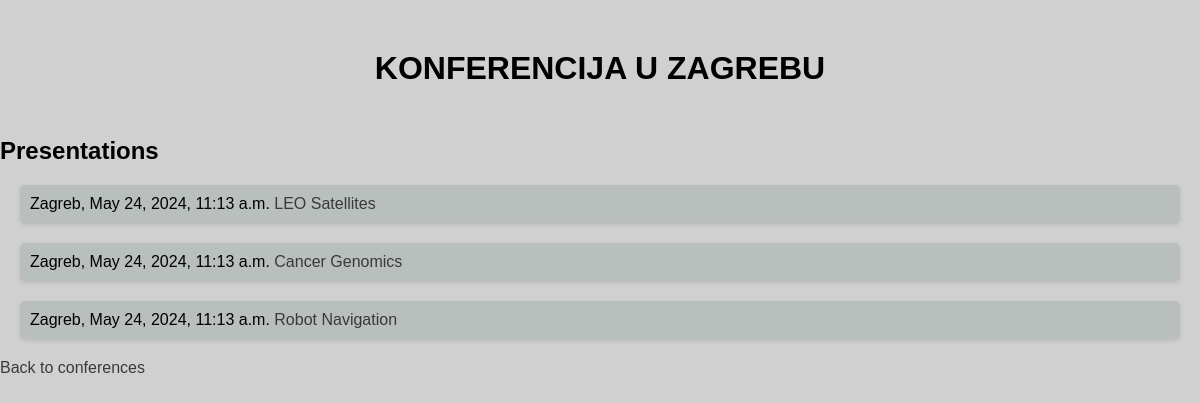
The page /conference/1/ on the database its author committed.
### main/models.py (models this page shows, shortened)
class Conference(models.Model):
    id = models.AutoField(primary_key=True)
    name = models.CharField(max_length=255)
    year = models.IntegerField()

class Presentation(models.Model):
    id = models.AutoField(primary_key=True)
    time = models.DateTimeField()
    location = models.CharField(max_length=255)
    conference = models.ForeignKey(Conference, on_delete=models.CASCADE)
    participant = models.ForeignKey(Participant, on_delete=models.CASCADE)
    scientificwork = models.ForeignKey(ScientificWork, on_delete=models.CASCADE)

class ScientificWork(models.Model):
    id = models.AutoField(primary_key=True)
    title = models.CharField(max_length=255)
    authors = models.CharField(max_length=255)
    year_of_publication = models.IntegerField()
    areas = models.ManyToManyField(Area, related_name='works')

### main/views.py (the view)
# urls.py: path('conference/<int:conference_id>/', views.conference_detail, name='conference_detail'),
def conference_detail(request, conference_id):
    conference = get_object_or_404(Conference, pk=conference_id)
    presentations = Presentation.objects.filter(conference=conference)
    return render(request, 'conference_detail.html', {'conference': conference, 'presentations': presentations})

### main/templates/conference_detail.html (shortened to what this page needs)
{% load static %}
<!DOCTYPE html>
<html>
<head>
    <link rel="stylesheet" type="text/css" href="{% static 'styles.css' %}">
</head>
<body>
    <h1>{{ conference.name }}</h1>
    <h2>Presentations</h2>
    <ul>
    {% for presentation in presentations %}
        <li>
            {{ presentation.location }}, {{ presentation.time }}
            <a href="{% url 'scientific_work_detail' work_id=presentation.scientificwork.id %}"> {{ presentation.scientificwork.title }}</a>
        </li>
    {% endfor %}
    </ul>
    <a href="{% url 'index' %}">Back to conferences</a>
</body>
</html>

### main/static/styles.css (style rules this page uses)
body { font-family: Arial, sans-serif; background-color: #d0d0d0; margin: 0; padding: 0; }
h1 { text-align: center; text-transform: uppercase; color: #000000; margin-top: 50px; margin-bottom: 50px; }
ul { list-style-type: none; padding: 0; }
li { background-color: #1c503721; margin: 10px 20px; padding: 10px; border-radius: 5px; box-shadow: 0 2px 4px rgba(0, 0, 0, 0.1); }
a { text-decoration: none; color: #3a3a3a; }

### rows shown on the page
Conference: name "KONFERENCIJA U ZAGREBU"
Presentation: location "Zagreb", time "May 24, 2024, 11:13 a.m.", scientificwork "LEO Satellites"
Presentation: location "Zagreb", time "May 24, 2024, 11:13 a.m.", scientificwork "Cancer Genomics"
Presentation: location "Zagreb", time "May 24, 2024, 11:13 a.m.", scientificwork "Robot Navigation"
